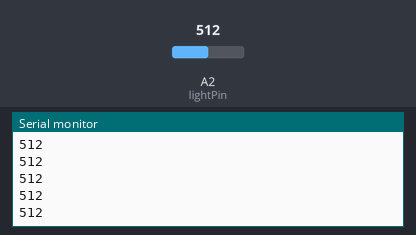
Bench run of a sketch on a simulated Arduino Uno, built with avr-gcc and run on an emulated ATmega328P. Parts: the last lines printed to the serial monitor. The test bench sets the inputs (shaded band); at power-on: A2 (lightPin) = 512.

Above: at 1.2 s.
1.3 s: A2 (lightPin) set to 716
At 2.4 s:
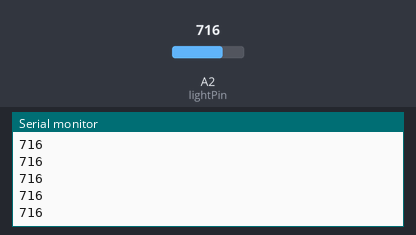
2.8 s: A2 (lightPin) set to 900
At 3.9 s:
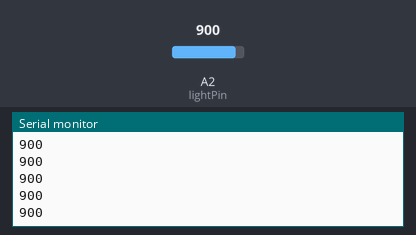
Timing chart, 0 to 5.8 s (numbered marks = the images above; inputs shaded):
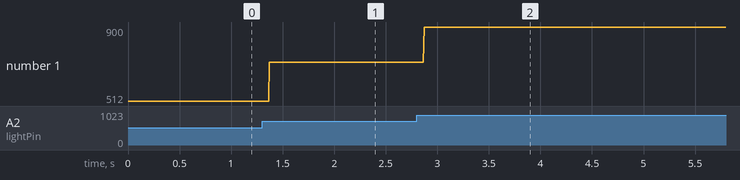

The sketch:

light.ino
```cpp
// Attach light sensor to analog pin A2
int lightPin = A2;

void setup() {
  // put your setup code here, to run once:
  Serial.begin(9600);
  pinMode(lightPin, INPUT);
}

void loop() {
  // put your main code here, to run repeatedly:
  Serial.println(analogRead(lightPin));
}
```

Measured:
- after the input at 1.3 s, the serial monitor: prints a new line after 0.07 s (image 1)
- after the input at 2.8 s, the serial monitor: prints a new line after 0.07 s (image 2)
- plotted number 1: 512 → 716 after the input at 1.3 s, 716 → 900 after the input at 2.8 s
